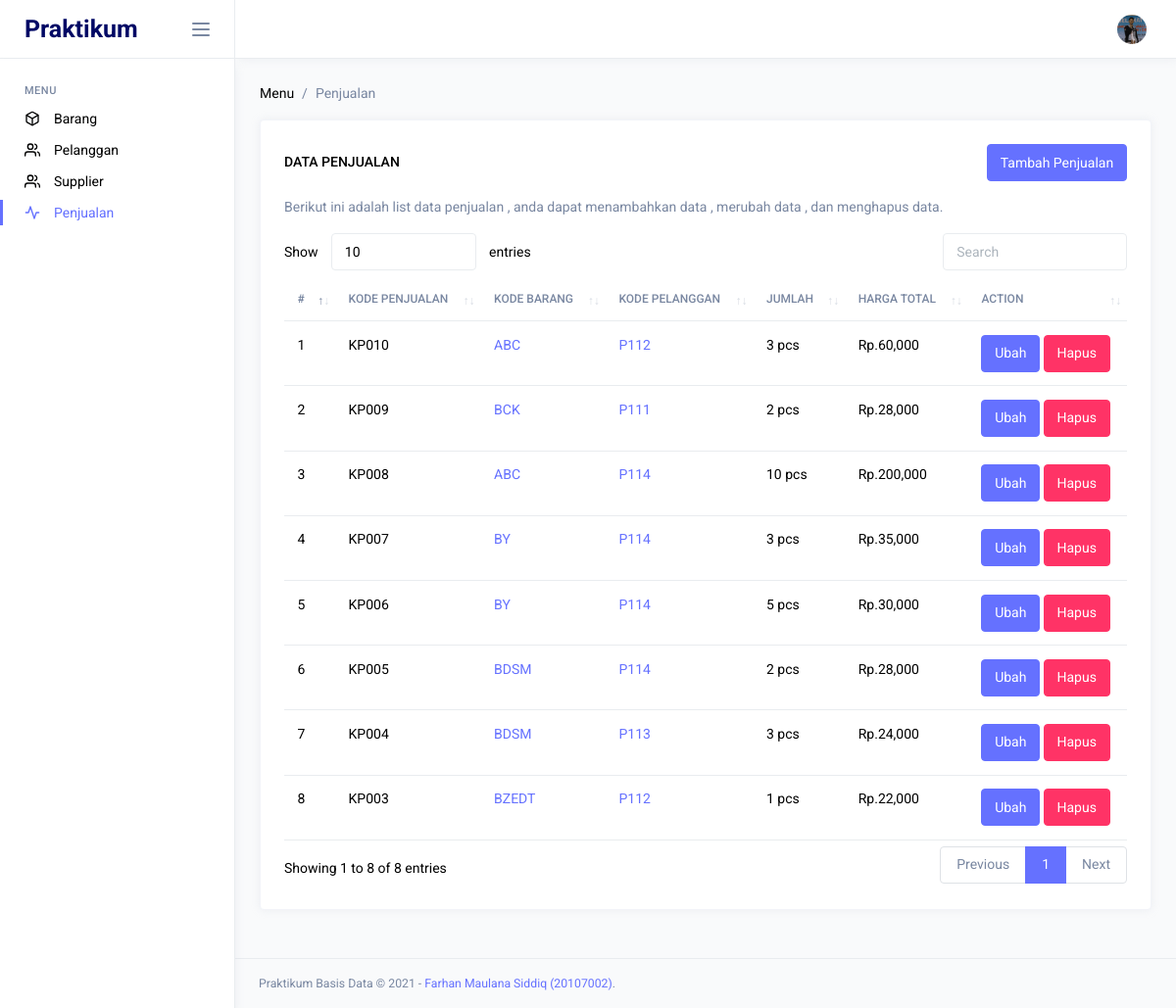
The page /page/penjualan.php on the database its author committed.
### tables this page shows
CREATE TABLE `penjualan` (
  `kode_penjualan` varchar(20) NOT NULL,
  `kode_barang` varchar(20) DEFAULT NULL,
  `kode_pelanggan` varchar(15) DEFAULT NULL,
  `banyaknya` varchar(10) DEFAULT NULL,
  `total_transaksi` varchar(30) DEFAULT NULL
);

CREATE TABLE `barang` (
  `kode_barang` varchar(10) NOT NULL,
  `nama_barang` char(50) DEFAULT NULL,
  `kode_supplier` varchar(10) DEFAULT NULL,
  `tanggal_masuk` date DEFAULT current_timestamp(),
  `jumlah_barang` int(5) DEFAULT NULL,
  `price` int(10) DEFAULT NULL
);

CREATE TABLE `pelanggan` (
  `kode_pelanggan` varchar(10) NOT NULL,
  `nama` varchar(50) NOT NULL,
  `no_telp` varchar(16) NOT NULL
);

### page/penjualan.php (the view, shortened to what this page needs)
<!DOCTYPE html>
<html lang="en">
<?php include 'partials/head.php';?>
<body>
	<?php
	$sql="select penjualan.*,pelanggan.*,barang.* from penjualan inner join pelanggan ON penjualan.kode_pelanggan=pelanggan.kode_pelanggan inner join barang ON penjualan.kode_barang=barang.kode_barang ORDER BY penjualan.kode_penjualan DESC;	";
	$select=mysqli_query($kon,$sql);
	$no=1;
	?>
	<div class="main-wrapper">
  <?php include 'partials/sidebar.php';?>
		<div class="page-wrapper">
      <?php include 'partials/navbar.php';?>
			<div class="page-content">
			<nav class="page-breadcrumb">
					<ol class="breadcrumb">
						<li class="breadcrumb-item">Menu</li>
						<li class="breadcrumb-item active" aria-current="page">Penjualan</li>
					</ol>
				</nav>
				<div class="row">
					<div class="col-md-12 grid-margin stretch-card">
						<div class="card">
						<div class="card-body">
							<div class="d-flex justify-content-between align-items-baseline mb-4 mb-md-3">
								<h6 class="card-title mb-0">Data Penjualan </h6>
								<div class="dropdown">
									<button class="btn btn-primary " data-bs-toggle="modal" data-bs-target=".modal-tambah">
										Tambah Penjualan
									</button>
								</div>
								</div>
								<p class="text-muted mb-3">Berikut ini adalah list data penjualan , anda dapat menambahkan data , merubah data , dan menghapus data.</p>
							<div class="table-responsive">
							<table id="dataTableExample" class="table">
								<thead>
								<tr>
									<th>#</th>
									<th>Kode Penjualan</th>
									<th>Kode Barang</th>
									<th>Kode Pelanggan</th>
									<th>Jumlah</th>
									<th>Harga Total</th>
									<th >Action</th>
								</tr>
								</thead>
								<tbody>
								<?php foreach ($select as $k) {?>
								<tr>
									<td><?= $no++; ?></td>
									<td><?= $k['kode_penjualan'];?></td>
									<td><a href="#"  data-bs-toggle="modal" data-bs-target=".modal-barang-<?= $k['kode_barang'];?>"><?= $k['kode_barang'];?></a></td>
									<td><a href="#"  data-bs-toggle="modal" data-bs-target=".modal-pelanggan-<?= $k['kode_pelanggan'];?>"><?= $k['kode_pelanggan'];?></a></td>
									<td><?= $k['banyaknya'];?> pcs</td>
									<td>Rp.<?= number_format($k['total_transaksi']);?></td>
									<td>
										<button class="btn btn-primary" data-bs-toggle="modal" data-bs-target=".modal-update-<?= $k['kode_penjualan'];?>">Ubah</button>
										<button class="btn btn-danger" data-bs-toggle="modal" data-bs-target=".modal-delete-<?= $k['kode_penjualan'];?>">Hapus</button>
									</td>
								</tr>
								<?php } ?>
								</tbody>
							</table>
							</div>
						</div>
						</div>
					</div>
				</div>
			</div>
      	<?php include 'partials/footer.php';?>
		</div>
	</div>
</body>
</html>

### rows shown on the page
penjualan: kode_penjualan "KP010", kode_barang.kode_barang "ABC", kode_pelanggan.kode_pelanggan "P112", banyaknya "3", total_transaksi "60,000"
penjualan: kode_penjualan "KP009", kode_barang.kode_barang "BCK", kode_pelanggan.kode_pelanggan "P111", banyaknya "2", total_transaksi "28,000"
penjualan: kode_penjualan "KP008", kode_barang.kode_barang "ABC", kode_pelanggan.kode_pelanggan "P114", banyaknya "10", total_transaksi "200,000"
penjualan: kode_penjualan "KP007", kode_barang.kode_barang "BY", kode_pelanggan.kode_pelanggan "P114", banyaknya "3", total_transaksi "35,000"
penjualan: kode_penjualan "KP006", kode_barang.kode_barang "BY", kode_pelanggan.kode_pelanggan "P114", banyaknya "5", total_transaksi "30,000"
penjualan: kode_penjualan "KP005", kode_barang.kode_barang "BDSM", kode_pelanggan.kode_pelanggan "P114", banyaknya "2", total_transaksi "28,000"
penjualan: kode_penjualan "KP004", kode_barang.kode_barang "BDSM", kode_pelanggan.kode_pelanggan "P113", banyaknya "3", total_transaksi "24,000"
penjualan: kode_penjualan "KP003", kode_barang.kode_barang "BZEDT", kode_pelanggan.kode_pelanggan "P112", banyaknya "1", total_transaksi "22,000"
